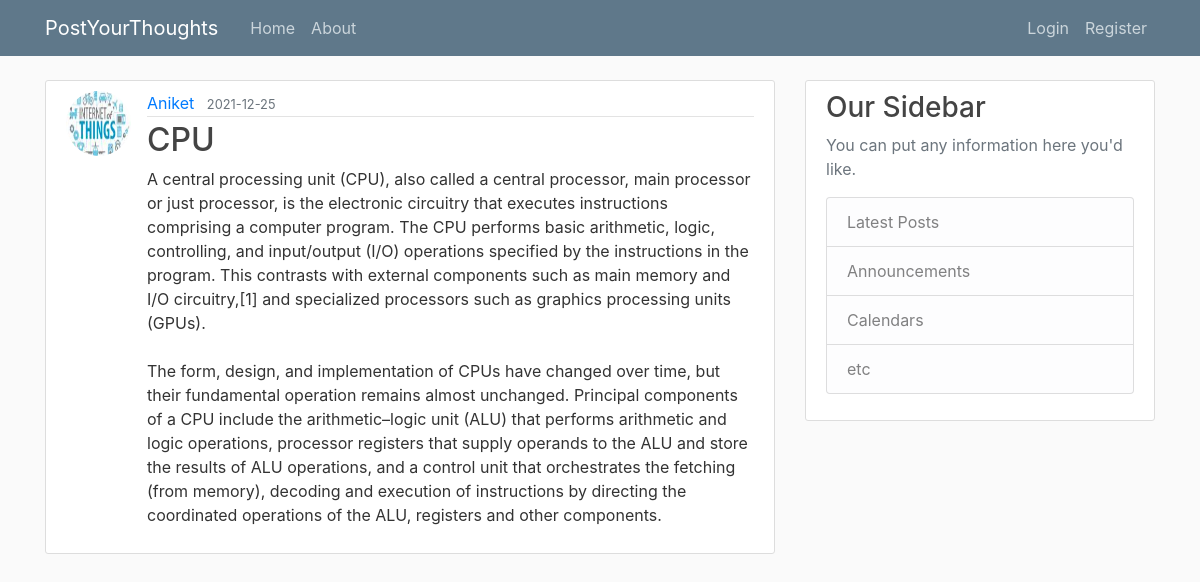
The app's page /post/4 with its own data.
### flaskblog/models.py (models this page shows, shortened)
class User(db.Model, UserMixin):
    id = db.Column(db.Integer, primary_key=True)
    username = db.Column(db.String(20), unique=True, nullable=False)
    email = db.Column(db.String(120), unique=True, nullable=False)
    image_file = db.Column(db.String(20), nullable=False, default='default.jpg')
    password = db.Column(db.String(60), nullable=False)
    post = db.relationship('Post', backref='author', lazy=True)

class Post(db.Model):
    id = db.Column(db.Integer, primary_key=True)
    title = db.Column(db.String(100), nullable=False)
    date_posted = db.Column(db.DateTime, nullable=False, default=datetime.utcnow)
    content = db.Column(db.Text, nullable=False)
    user_id = db.Column(db.Integer, db.ForeignKey('user.id'), nullable=False)

### flaskblog/routes.py (the view)
@app.route("/post/<int:post_id>")
def post(post_id):
    post = Post.query.get_or_404(post_id)
    return render_template('post.html', title=post.title, post=post)

### flaskblog/templates/post.html (shortened to what this page needs)
{% extends "layout.html" %}
{%block content%}
    <article class="media content-section">
        <img class="rounded-circle article-img" src="{{url_for('static', filename='profile_pics/' + post.author.image_file)}}" alt="">
        <div class="media-body">
        <div class="article-metadata">
            <a class="mr-2" href="{{url_for('user_posts', username=post.author.username)}}">{{ post.author.username }}</a>
            <small class="text-muted">{{ post.date_posted.strftime('%Y-%m-%d') }}</small>
        </div>
        <h2 class="article-title">{{ post.title }}</h2>
        <p class="article-content">{{ post.content }}</p>
        </div>
    </article>
{%endblock content%}

### flaskblog/static/main.css (style rules this page uses)
body { background: #fafafa; color: #333333; margin-top: 5rem; }
h1, h2, h3, h4, h5, h6 { color: #444444; }
.content-section { background: #ffffff; padding: 10px 20px; border: 1px solid #dddddd; border-radius: 3px; margin-bottom: 20px; }
.article-title { color: #444444; }
.article-content { white-space: pre-line; }
.article-img { height: 65px; width: 65px; margin-right: 16px; }
.article-metadata { padding-bottom: 1px; margin-bottom: 4px; border-bottom: 1px solid #e3e3e3 }

### records on screen
User: image_file (picture), author.username "Aniket"
Post: date_posted "2021-12-25", title "CPU", content "A central processing unit (CPU), also called a central processor, main processor or just processor, is the electronic circuitry that executes instructions comprising a computer program. The CPU performs basic arithmetic, logic, controlling, and input/output (I/O) operations specified by the instructions in the program. This contrasts with external components such as main memory and I/O circuitry,[1] and specialized processors such as graphics processing units (GPUs). The form, design, and implementation of CPUs have changed over time, but their fundamental operation remains almost unchanged. Principal components of a CPU include the arithmetic–logic unit (ALU) that performs arithmetic and…"
